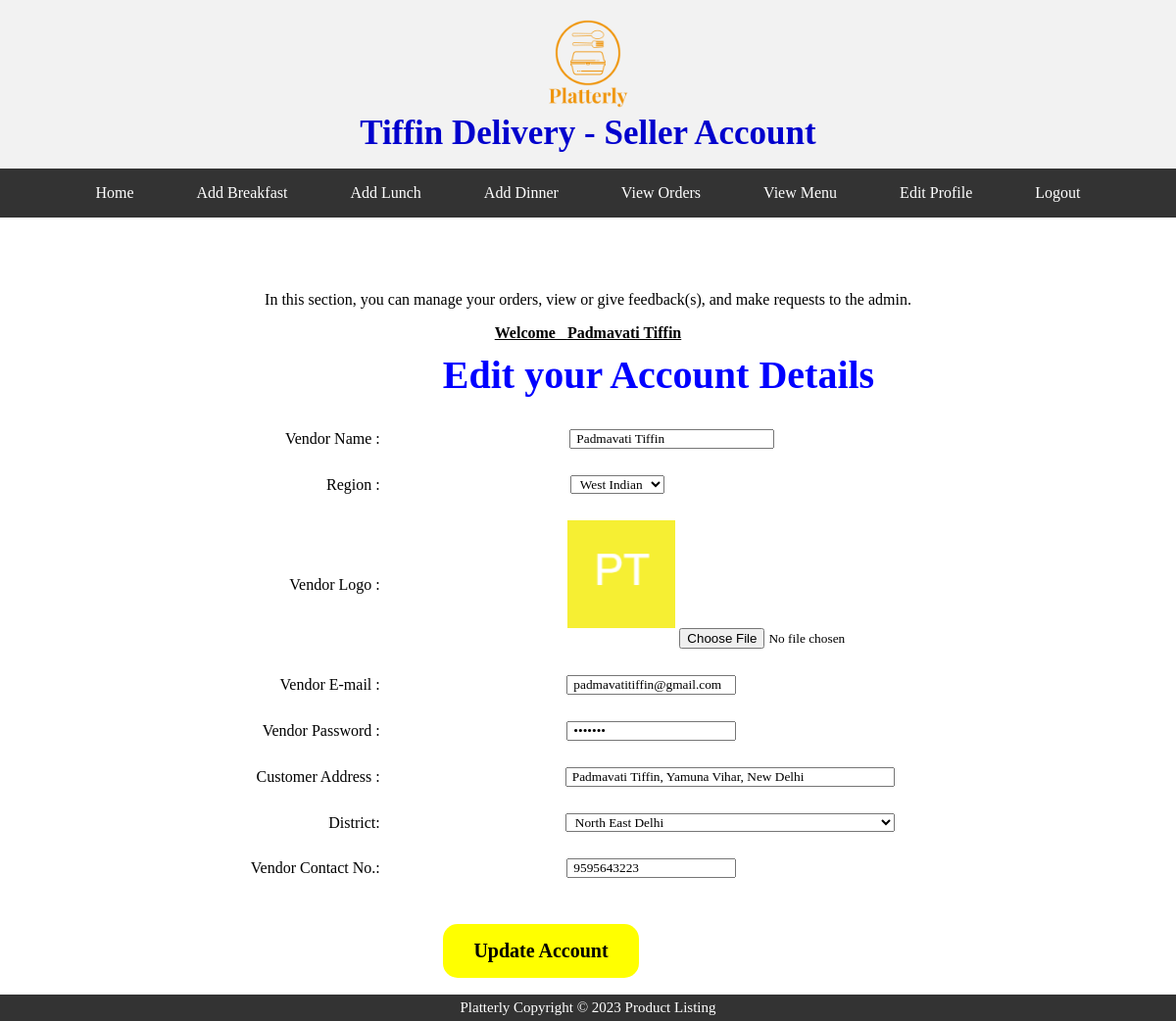
/tiffin_vendors/my_acct.php?edit_acc (signed in), run on the app's committed database.
### tables this page shows
CREATE TABLE `vendors` (
  `V_id` int(100) NOT NULL,
  `V_ip` varchar(255) NOT NULL,
  `V_name` varchar(255) NOT NULL,
  `V_logo` text NOT NULL,
  `V_regional` text NOT NULL,
  `V_email` varchar(100) NOT NULL,
  `V_pass` varchar(100) NOT NULL,
  `V_addrs` varchar(200) NOT NULL,
  `V_distrt` text NOT NULL,
  `V_contact` bigint(20) NOT NULL
);

### tiffin_vendors/edit_acc.php (the view, shortened to what this page needs)
<?php
	include("includes/db.php");
	if(isset($_GET['edit_acc']))
    {
		$v_mail = $_SESSION['email'];
		$get_vendor = "select * from vendors where V_email='$v_mail'";
		$run_vendor = mysqli_query($con, $get_vendor);
		$row_vendor = mysqli_fetch_array($run_vendor);
		$name = $row_vendor['V_name'];
		$logo = $row_vendor['V_logo'];
		$email = $row_vendor['V_email'];
		$pass = $row_vendor['V_pass'];
		$addr = $row_vendor['V_addrs'];
		$dis = $row_vendor['V_distrt'];
        $reg = $row_vendor['V_regional'];
		$contact = $row_vendor['V_contact'];
	}
?>
<link rel="stylesheet" href="css/my_acc.css">
<form action="" method="post" enctype="multipart/form-data" class="edt-acc" style="margin-top:-40px; padding-left:190px;">
	<table width="750" cellspacing="12" cellpadding="5" style="text-align:center;"><br>
		<tr style="text-align:center;">
			<td colspan="4"><h2 style="text-align:center; margin-left:150px; padding-top:20px; padding-bottom:20px; font-size:40px; color:blue;">Edit your Account Details</h2></td>
		</tr>
		<tr>
			<td style="text-align:right; padding-bottom:15px;">Vendor Name : </td>
			<td><input type="text" name="V_Name" value="<?php echo $name;?>" style="padding-left:5px; margin-left:12px; margin-bottom:15px;" size=25 /></td>
		</tr>
        <tr>
		<td style="text-align:right; padding-bottom:15px;">Region : </td>
		<td><select name="V_regional" style="padding-left:5px; margin-left:-100px; margin-bottom:15px;">
		    <option value="<?php echo $reg;?>"> <?php echo $reg;?> </option>
            </select>
        </td>
		</tr>
		<tr>
			<td style="text-align:right; padding-bottom:15px;">Vendor Logo : </td>
			<td> <img src="images/<?php echo $logo; ?>" style="margin-left:140px; margin-bottom:15px;" width="110" height="110"/>
			<input type="file" name="V_logo" style="margin-bottom:15px;" value="<?php echo $logo; ?>"></td>
		</tr>
		<tr>
			<td style="text-align:right; padding-bottom:15px;">Vendor E-mail : </td>
			<td><input type="text" name="V_email" style="padding-left:5px; margin-left:-30px; margin-bottom:15px;" value="<?php echo $email;?>" readonly="true"/></td>
		</tr>
		<tr>
			<td style="text-align:right; padding-bottom:15px;">Vendor Password : </td>
			<td><input type="password" style="padding-left:5px; margin-left:-30px; margin-bottom:15px;" name="V_pass" value="<?php echo $pass; ?>" readonly="true"/></td>
		</tr>
		<tr>
			<td style="text-align:right; padding-bottom:15px;">Customer Address : </td>
			<td><input type="text" style="padding-left:5px; width:60%; margin-left:130px; margin-bottom:15px;" name="V_addrs" value="<?php echo $addr;?>"/></td>
		</tr>
		<tr>
		<td style="text-align:right; padding-bottom:15px;">District: </td>
		<td><select name="V_distrt" style="padding-left:5px; margin-left:130px; width:60%; margin-bottom:15px;">
            <option value="<?php echo $dis;?>"> <?php echo $dis;?> </option>
            </select>
        </td>
		</tr>
		<tr>
			<td style="text-align:right; padding-bottom:15px;">Vendor Contact No.: </td>
			<td><input type="text" name="V_contact" style="padding-left:5px; margin-left:-30px; margin-bottom:15px;" value="<?php echo $contact;?>"/></td>
		</tr>
		<tr style="text-align:center;">
			<td colspan="6"><input type="submit" name="update" value="Update Account" style="height:55px; width:200px; margin-right:90px; margin-top:20px;	outline:none; border:none; background:yellow; font-size:20px; font-weight:600; border-radius:15px; cursor:pointer;"/></td>
		</tr>
	</table>
</form>

### tiffin_vendors/my_acct.php (shortened to what this page needs)
<!DOCTYPE html>
<?php
include("includes/db.php");
?>
<html>
<head>
    <link rel="stylesheet" type="text/css" href="css/homestyle.css">
</head>
<body>
    <header class="header">
        <img src="images/logo_n.png" alt="Tiffin Delivery logo">
        <h1>Tiffin Delivery - Seller Account</h1>
    </header>
    <nav class="nav">
        <a href="my_acct.php">Home</a>
        <a href="my_acct.php?bfast">Add Breakfast</a>
        <a href="my_acct.php?Lunch">Add Lunch</a>
        <a href="my_acct.php?Dinner">Add Dinner</a>
        <a href="my_acct.php?view_order">View Orders</a>
        <a href="my_acct.php?vendorMenuPage">View Menu</a>
        <a href="my_acct.php?edit_acc">Edit Profile</a>
        <a href="logout.php">Logout</a>
    </nav>
    <main class="main">
        <h2>Welcome to your Seller account</h2>
        <p>In this section, you can manage your orders, view or give feedback(s), and make requests to the admin.</p>
        <div class="box-3">
        <ul>
            <li>
            <?php
              if(isset($_SESSION['email'])){
                $v_mail = $_SESSION['email'];
                $get_det = "select * from vendors where V_email='$v_mail'";
                $run_det = mysqli_query($con, $get_det);
                $row_det = mysqli_fetch_array($run_det);
                $v_name = $row_det['V_name'];
                echo"<h4 style='text-decoration:underline; font-size:20px color:red'>Welcome &ensp;".$v_name."</h4>";
              }
            ?>
            </li>
        </ul>
    <div>
        <?php
        if(isset($_GET['edit_acc'])){
            include("edit_acc.php");
        }
        ?>
        </div>
    </main>
    <footer>
        <p>Platterly Copyright © 2023 Product Listing</p>
    </footer>
</body>
</html>

### data on the page
vendors: V_name "Padmavati Tiffin", V_Name "Padmavati Tiffin", V_regional "West Indian", V_logo (picture), V_email "padmavatitiffin@gmail.com", V_addrs "Padmavati Tiffin, Yamuna Vihar, New Delhi", V_distrt "North East Delhi", V_contact "9595643223"
